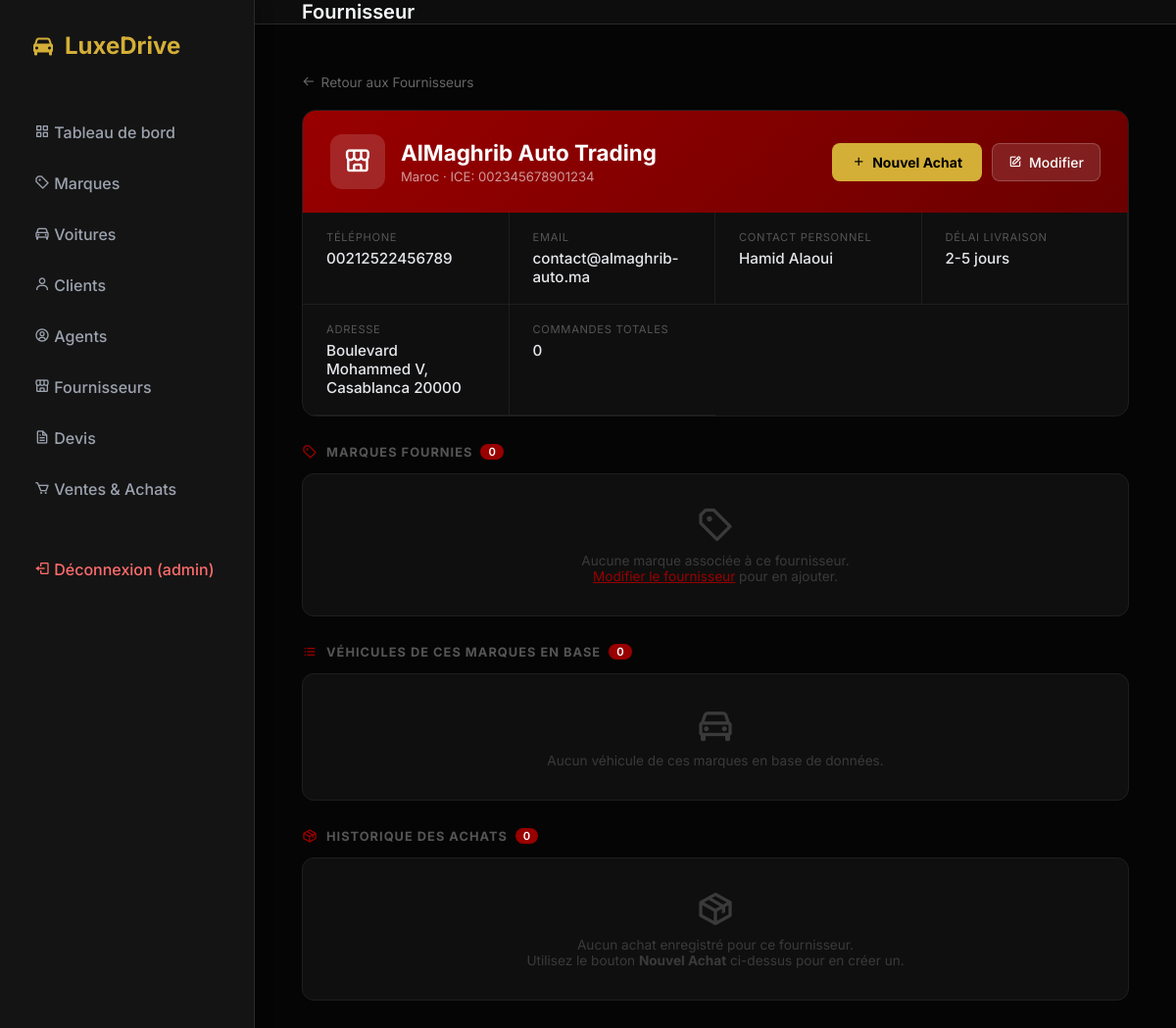
Page /fournisseurs/4 (signed in) on the committed database.
### tables this page shows
CREATE TABLE user (
    id_user INTEGER PRIMARY KEY AUTOINCREMENT,
    username TEXT UNIQUE NOT NULL,
    password TEXT NOT NULL,
    role TEXT CHECK( role IN ('admin', 'user') ) NOT NULL,
    id_client INTEGER,
    FOREIGN KEY (id_client) REFERENCES client(id_client)
);

CREATE TABLE fournisseur (
    id_fournisseur INTEGER PRIMARY KEY AUTOINCREMENT,
    nom TEXT,
    adresse TEXT,
    telephone TEXT
, ice              TEXT, pays             TEXT, delai_livraison  TEXT, contact_personnel TEXT, email            TEXT);

### app.py (the view)
@app.route('/fournisseurs/<int:id_fournisseur>')
@admin_required
def fournisseur_detail(id_fournisseur):
    db = get_db()
    cur = db.cursor()
    cur.execute('SELECT * FROM fournisseur WHERE id_fournisseur=?', (id_fournisseur,))
    fournisseur = cur.fetchone()
    if not fournisseur:
        flash('Fournisseur introuvable.', 'error')
        return redirect(url_for('fournisseurs'))
    cur.execute('''
        SELECT mq.id_marque, mq.nom_marque
        FROM fournisseur_marque fm
        JOIN marque mq ON fm.id_marque = mq.id_marque
        WHERE fm.id_fournisseur = ?
        ORDER BY mq.nom_marque
    ''', (id_fournisseur,))
    marques = cur.fetchall()
    cur.execute('''
        SELECT m.id_modele, m.nom_modele, mq.nom_marque, mq.id_marque
        FROM fournisseur_modele fm
        JOIN modele m ON fm.id_modele = m.id_modele
        JOIN marque mq ON m.id_marque = mq.id_marque
        WHERE fm.id_fournisseur = ?
        ORDER BY mq.nom_marque, m.nom_modele
    ''', (id_fournisseur,))
    modeles = cur.fetchall()
    cur.execute('''
        SELECT ca.id_cmdA, ca.date_cmd,
               v.vin, v.immatriculation, v.prix_achat, v.statut,
               m.nom_modele, mq.nom_marque
        FROM commande_achat ca
        JOIN ligne_achat la ON ca.id_cmdA = la.id_cmdA
        JOIN voiture v ON la.vin = v.vin
        JOIN modele m ON v.id_modele = m.id_modele
        JOIN marque mq ON m.id_marque = mq.id_marque
        WHERE ca.id_fournisseur = ?
        ORDER BY ca.date_cmd DESC
    ''', (id_fournisseur,))
    achats = cur.fetchall()
    cur.execute('''
        SELECT v.vin, v.immatriculation, v.prix_achat, v.prix_vente, v.annee, v.type, v.statut,
               m.nom_modele, mq.nom_marque
        FROM voiture v
        JOIN modele m ON v.id_modele = m.id_modele
        JOIN marque mq ON m.id_marque = mq.id_marque
        WHERE mq.id_marque IN (
            SELECT id_marque FROM fournisseur_marque WHERE id_fournisseur = ?
        )
        ORDER BY v.statut, mq.nom_marque, m.nom_modele
    ''', (id_fournisseur,))
    voitures = cur.fetchall()
    return render_template('fournisseur_detail.html',
                           fournisseur=fournisseur,
                           marques=marques,
                           modeles=modeles,
                           achats=achats,
                           voitures=voitures)

### templates/fournisseur_detail.html (shortened to what this page needs)
{% extends 'base.html' %}
{% block page_title %}Fournisseur{% endblock %}
{% block content %}
<a href="{{ url_for('fournisseurs') }}" class="back-link">
  <i class='bx bx-arrow-back'></i> Retour aux Fournisseurs
</a>
<div class="profile-card">
  <div class="profile-header">
    <div class="profile-header-left">
      <div class="profile-avatar"><i class='bx bx-store-alt'></i></div>
      <div>
        <div class="profile-name">{{ fournisseur.nom }}</div>
        <div class="profile-sub">
          {% if fournisseur.pays %}{{ fournisseur.pays }}{% endif %}
          {% if fournisseur.pays and fournisseur.ice %} · {% endif %}
          {% if fournisseur.ice %}ICE: {{ fournisseur.ice }}{% endif %}
        </div>
      </div>
    </div>
    <div class="profile-actions">
      <a href="{{ url_for('achats_add', id_fournisseur=fournisseur.id_fournisseur) }}" class="btn-achat">
        <i class='bx bx-plus'></i> Nouvel Achat
      </a>
      <a href="{{ url_for('fournisseur_edit', id_fournisseur=fournisseur.id_fournisseur) }}" class="btn-edit-sm">
        <i class='bx bx-edit'></i> Modifier
      </a>
    </div>
  </div>
  <div class="profile-body">
    <div class="info-item">
      <div class="info-label">Téléphone</div>
      <div class="info-value {% if not fournisseur.telephone %}dim{% endif %}">{{ fournisseur.telephone or '—' }}</div>
    </div>
    <div class="info-item">
      <div class="info-label">Email</div>
      <div class="info-value {% if not fournisseur.email %}dim{% endif %}">{{ fournisseur.email or '—' }}</div>
    </div>
    <div class="info-item">
      <div class="info-label">Contact Personnel</div>
      <div class="info-value {% if not fournisseur.contact_personnel %}dim{% endif %}">{{ fournisseur.contact_personnel or '—' }}</div>
    </div>
    <div class="info-item">
      <div class="info-label">Délai Livraison</div>
      <div class="info-value {% if not fournisseur.delai_livraison %}dim{% endif %}">{{ fournisseur.delai_livraison or '—' }}</div>
    </div>
    <div class="info-item">
      <div class="info-label">Adresse</div>
      <div class="info-value {% if not fournisseur.adresse %}dim{% endif %}">{{ fournisseur.adresse or '—' }}</div>
    </div>
    <div class="info-item">
      <div class="info-label">Commandes Totales</div>
      <div class="info-value">{{ achats | length }}</div>
    </div>
  </div>
</div>
<div class="section-title">
  <i class='bx bx-purchase-tag-alt'></i> Marques Fournies
  <span class="count">{{ marques | length }}</span>
</div>
{% if marques %}
<div class="brands-grid">
  {% for mq in marques %}
  {% set logo_name = mq.nom_marque | lower | replace(' ', '_') | replace('-', '_') %}
  <div class="brand-tile">
    <img src="/static/logos/{{ logo_name }}.svg"
         onerror="this.src='/static/logos/default.svg'"
         alt="{{ mq.nom_marque }}">
    <div>
      <div class="brand-tile-name">{{ mq.nom_marque }}</div>
      {% set nb_modeles = modeles | selectattr('id_marque', 'equalto', mq.id_marque) | list | length %}
      <div class="brand-tile-sub">{{ nb_modeles }} modèle{{ 's' if nb_modeles != 1 }}</div>
    </div>
  </div>
  {% endfor %}
</div>
{% else %}
<div class="table-wrap">
  <div class="empty-state">
    <i class='bx bx-purchase-tag-alt'></i>
    <p>Aucune marque associée à ce fournisseur.<br>
    <a href="{{ url_for('fournisseur_edit', id_fournisseur=fournisseur.id_fournisseur) }}" style="color:#990000;">Modifier le fournisseur</a> pour en ajouter.</p>
  </div>
</div>
{% endif %}
<div class="section-title">
  <i class='bx bx-list-ul'></i> Véhicules de ces Marques en Base
  <span class="count">{{ voitures | length }}</span>
</div>
{% if voitures %}
<div class="table-wrap" style="margin-bottom:28px;">
  <table>
    <thead>
      <tr>
        <th>Marque &amp; Modèle</th>
        <th>VIN</th>
        <th>Immatriculation</th>
        <th>Année</th>
        <th>Type</th>
        <th>Prix Vente</th>
        <th>Statut</th>
      </tr>
    </thead>
    <tbody>
      {% for v in voitures %}
      <tr>
        <td style="font-weight:600;">{{ v.nom_marque }} {{ v.nom_modele }}</td>
        <td><a href="{{ url_for('voiture_detail', vin=v.vin) }}" class="link-vin">{{ v.vin }}</a></td>
        <td style="color:#aaa;">{{ v.immatriculation }}</td>
        <td style="color:#888;">{{ v.annee }}</td>
        <td style="color:#888;text-transform:capitalize;">{{ v.type }}</td>
        <td>
          <div class="price">{{ "{:,.0f}".format(v.prix_vente) }} <span class="price-sub">MAD</span></div>
          <div class="price-sub">Achat: {{ "{:,.0f}".format(v.prix_achat) }} MAD</div>
        </td>
        <td><span class="badge {{ v.statut }}">{{ v.statut | replace('_', ' ') | title }}</span></td>
      </tr>
      {% endfor %}
    </tbody>
  </table>
</div>
{% else %}
<div class="table-wrap" style="margin-bottom:28px;">
  <div class="empty-state">
    <i class='bx bx-car'></i>
    <p>Aucun véhicule de ces marques en base de données.</p>
  </div>
</div>
{% endif %}
<div class="section-title">
  <i class='bx bx-package'></i> Historique des Achats
  <span class="count">{{ achats | length }}</span>
</div>
{% if achats %}
<div class="table-wrap">
  <table>
    <thead>
      <tr>
        <th>Commande #</th>
        <th>Date</th>
        <th>Marque &amp; Modèle</th>
        <th>VIN</th>
        <th>Immatriculation</th>
        <th>Prix Achat</th>
        <th>Statut Actuel</th>
      </tr>
    </thead>
    <tbody>
      {% for a in achats %}
      <tr>
        <td><span class="order-id">#{{ a.id_cmdA }}</span></td>
        <td style="color:#888;font-size:0.85rem;">{{ a.date_cmd }}</td>
        <td style="font-weight:600;">{{ a.nom_marque }} {{ a.nom_modele }}</td>
        <td><a href="{{ url_for('voiture_detail', vin=a.vin) }}" class="link-vin">{{ a.vin }}</a></td>
        <td style="color:#aaa;">{{ a.immatriculation }}</td>
        <td class="price">{{ "{:,.0f}".format(a.prix_achat) }} <span class="price-sub">MAD</span></td>
        <td><span class="badge {{ a.statut }}">{{ a.statut | replace('_', ' ') | title }}</span></td>
      </tr>
      {% endfor %}
    </tbody>
  </table>
</div>
{% else %}
<div class="table-wrap">
  <div class="empty-state">
    <i class='bx bx-package'></i>
    <p>Aucun achat enregistré pour ce fournisseur.<br>
    Utilisez le bouton <strong>Nouvel Achat</strong> ci-dessus pour en créer un.</p>
  </div>
</div>
{% endif %}
{% endblock %}

### templates/base.html (shortened to what this page needs)
<!DOCTYPE html>
<html lang="fr">
<head>
    <link rel="stylesheet" href="{{ url_for('static', filename='style.css') }}">
    <link href="https://unpkg.com/boxicons@2.1.4/css/boxicons.min.css" rel="stylesheet">
</head>
<body>
    <aside class="sidebar">
        <div class="brand">
            <i class='bx bxs-car'></i>
            <span>LuxeDrive</span>
        </div>
        <ul class="nav-links">
            {% if g.user and g.user.role == 'admin' %}
            <li><a href="{{ url_for('dashboard') }}" class="{% if request.endpoint == 'dashboard' %}active{% endif %}"><i class='bx bx-grid-alt'></i> Tableau de bord</a></li>
            {% endif %}
            <li><a href="{{ url_for('marques') }}" class="{% if request.endpoint in ['marques','marque_detail'] %}active{% endif %}"><i class='bx bx-purchase-tag-alt'></i> Marques</a></li>
            {% if g.user and g.user.role == 'admin' %}
            <li><a href="{{ url_for('voitures') }}" class="{% if request.endpoint in ['voitures','voitures_add','voiture_detail','voiture_edit'] %}active{% endif %}"><i class='bx bx-car'></i> Voitures</a></li>
            {% endif %}
            {% if g.user and g.user.role == 'admin' %}
            <li><a href="{{ url_for('clients') }}" class="{% if request.endpoint in ['clients','client_edit'] %}active{% endif %}"><i class='bx bx-user'></i> Clients</a></li>
            <li><a href="{{ url_for('agents') }}" class="{% if request.endpoint in ['agents','agent_edit'] %}active{% endif %}"><i class='bx bx-user-circle'></i> Agents</a></li>
            <li><a href="{{ url_for('fournisseurs') }}" class="{% if request.endpoint in ['fournisseurs','fournisseur_edit'] %}active{% endif %}"><i class='bx bx-store-alt'></i> Fournisseurs</a></li>
            <li><a href="{{ url_for('devis_select') }}" class="{% if request.endpoint in ['devis_select','devis'] %}active{% endif %}"><i class='bx bx-file'></i> Devis</a></li>
            <li><a href="{{ url_for('transactions') }}" class="{% if request.endpoint == 'transactions' %}active{% endif %}"><i class='bx bx-cart'></i> Ventes & Achats</a></li>
            {% endif %}
            <li style="margin-top:30px;">
                <a href="{{ url_for('logout') }}" style="color:#ff6b6b;">
                    <i class='bx bx-log-out'></i> Déconnexion ({{ g.user.username if g.user else '' }})
                </a>
            </li>
        </ul>
    </aside>
    <div class="main-content">
        <header>
            <h1 class="page-title">{% block page_title %}Dashboard{% endblock %}</h1>
        </header>
        <main>
            {% block content %}{% endblock %}
        </main>
    </div>
</body>
</html>

### rows in the picture
user: user "admin"
fournisseur: nom "AlMaghrib Auto Trading", pays "Maroc", ice "002345678901234", telephone "00212522456789", email "contact@almaghrib-auto.ma", contact_personnel "Hamid Alaoui", delai_livraison "2-5 jours", adresse "Boulevard Mohammed V, Casablanca 20000"

### other values in the picture
{{ achats | length }} "0"
{{ marques | length }} "0"
{{ voitures | length }} "0"
